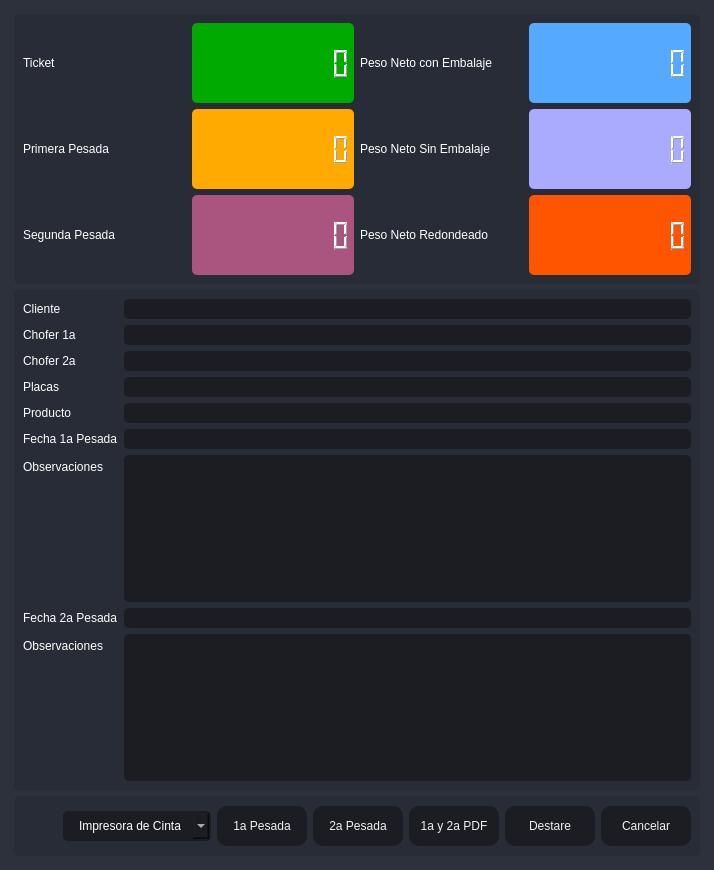
       <widget class="QFrame" name="frame_center">
        <property name="sizePolicy">
         <sizepolicy hsizetype="Expanding" vsizetype="Expanding">
          <horstretch>0</horstretch>
          <verstretch>0</verstretch>
         </sizepolicy>
        </property>
        <property name="styleSheet">
         <string notr="true">background-color: rgb(40, 44, 52);</string>
        </property>
        <property name="frameShape">
         <enum>QFrame::NoFrame</enum>
        </property>
        <property name="frameShadow">
         <enum>QFrame::Raised</enum>
        </property>
        <layout class="QHBoxLayout" name="horizontalLayout_2">
         <property name="spacing">
          <number>0</number>
         </property>
         <property name="leftMargin">
          <number>0</number>
         </property>
         <property name="topMargin">
          <number>0</number>
         </property>
         <property name="rightMargin">
          <number>0</number>
         </property>
         <property name="bottomMargin">
          <number>0</number>
         </property>
         <item>
          <widget class="QFrame" name="frame_content_right">
           <property name="styleSheet">
            <string notr="true">background-color: rgb(44, 49, 60);</string>
           </property>
           <property name="frameShape">
            <enum>QFrame::NoFrame</enum>
           </property>
           <property name="frameShadow">
            <enum>QFrame::Raised</enum>
           </property>
           <layout class="QVBoxLayout" name="verticalLayout_4">
            <property name="spacing">
             <number>0</number>
            </property>
            <property name="leftMargin">
             <number>0</number>
            </property>
            <property name="topMargin">
             <number>0</number>
            </property>
            <property name="rightMargin">
             <number>0</number>
            </property>
            <property name="bottomMargin">
             <number>0</number>
            </property>
            <item>
             <widget class="QFrame" name="frame_content">
              <property name="frameShape">
               <enum>QFrame::NoFrame</enum>
              </property>
              <property name="frameShadow">
               <enum>QFrame::Raised</enum>
              </property>
              <layout class="QVBoxLayout" name="verticalLayout_9">
               <property name="spacing">
                <number>0</number>
               </property>
               <property name="leftMargin">
                <number>5</number>
               </property>
               <property name="topMargin">
                <number>5</number>
               </property>
               <property name="rightMargin">
                <number>5</number>
               </property>
               <property name="bottomMargin">
                <number>5</number>
               </property>
               <item>
                <widget class="QStackedWidget" name="stackedWidget">
                 <property name="styleSheet">
                  <string notr="true">background: transparent;</string>
                 </property>
                 <property name="currentIndex">
                  <number>0</number>
                 </property>
                 <widget class="QWidget" name="page_home">
                  <layout class="QVBoxLayout" name="verticalLayout_10">
                   <item>
                    <widget class="QFrame" name="frame">
                     <property name="minimumSize">
                      <size>
                       <width>0</width>
                       <height>270</height>
                      </size>
                     </property>
                     <property name="maximumSize">
                      <size>
                       <width>16777215</width>
                       <height>270</height>
                      </size>
                     </property>
                     <property name="styleSheet">
                      <string notr="true">background-color: rgb(39, 44, 54);
border-radius: 5px;</string>
                     </property>
                     <property name="frameShape">
                      <enum>QFrame::StyledPanel</enum>
                     </property>
                     <property name="frameShadow">
                      <enum>QFrame::Raised</enum>
                     </property>
                     <layout class="QHBoxLayout" name="horizontalLayout_6">
                      <item>
                       <layout class="QGridLayout" name="gridLayout_2">
                        <item row="1" column="2">
                         <widget class="QLabel" name="label_5">
                          <property name="styleSheet">
                           <string notr="true">color: rgb(255, 255, 255);
font: 75 12pt &quot;MS Shell Dlg 2&quot;;</string>
                          </property>
                          <property name="text">
                           <string>Peso Neto Sin Embalaje</string>
                          </property>
                         </widget>
                        </item>
                        <item row="1" column="1">
                         <widget class="QLCDNumber" name="lcdNumber_3">
                          <property name="styleSheet">
                           <string notr="true">color: rgb(255, 255, 255);
background-color: rgb(255, 170, 0);</string>
                          </property>
                          <property name="digitCount">
                           <number>10</number>
                          </property>
                         </widget>
                        </item>
                        <item row="1" column="3">
                         <widget class="QLCDNumber" name="lcdNumber_4">
                          <property name="styleSheet">
                           <string notr="true">color: rgb(255, 255, 255);
background-color: rgb(170, 170, 255);</string>
                          </property>
                          <property name="digitCount">
                           <number>10</number>
                          </property>
                         </widget>
                        </item>
                        <item row="0" column="3">
                         <widget class="QLCDNumber" name="lcdNumber_1">
                          <property name="styleSheet">
                           <string notr="true">color: rgb(255, 255, 255);
background-color: rgb(85, 170, 255);</string>
                          </property>
                          <property name="digitCount">
                           <number>10</number>
                          </property>
                         </widget>
                        </item>
                        <item row="2" column="3">
                         <widget class="QLCDNumber" name="lcdNumber_6">
                          <property name="styleSheet">
                           <string notr="true">color: rgb(255, 255, 255);
background-color: rgb(255, 85, 0);</string>
                          </property>
                          <property name="digitCount">
                           <number>10</number>
                          </property>
                         </widget>
                        </item>
                        <item row="0" column="0">
                         <widget class="QLabel" name="label_2">
                          <property name="styleSheet">
                           <string notr="true">color: rgb(255, 255, 255);
font: 75 12pt &quot;MS Shell Dlg 2&quot;;</string>
                          </property>
                          <property name="text">
                           <string>Ticket</string>
                          </property>
                         </widget>
                        </item>
                        <item row="1" column="0">
                         <widget class="QLabel" name="label_4">
                          <property name="styleSheet">
                           <string notr="true">color: rgb(255, 255, 255);
font: 75 12pt &quot;MS Shell Dlg 2&quot;;</string>
                          </property>
                          <property name="text">
                           <string>Primera Pesada</string>
                          </property>
                         </widget>
                        </item>
                        <item row="0" column="1">
                         <widget class="QLCDNumber" name="lcdNumber_9">
                          <property name="styleSheet">
                           <string notr="true">color: rgb(255, 255, 255);
background-color: rgb(0, 170, 0);</string>
                          </property>
                          <property name="digitCount">
                           <number>10</number>
                          </property>
                         </widget>
                        </item>
                        <item row="2" column="0">
                         <widget class="QLabel" name="label_6">
                          <property name="styleSheet">
                           <string notr="true">color: rgb(255, 255, 255);
font: 75 12pt &quot;MS Shell Dlg 2&quot;;</string>
                          </property>
                          <property name="text">
                           <string>Segunda Pesada</string>
                          </property>
                         </widget>
                        </item>
                        <item row="0" column="2">
                         <widget class="QLabel" name="label_3">
                          <property name="styleSheet">
                           <string notr="true">color: rgb(255, 255, 255);
font: 75 12pt &quot;MS Shell Dlg 2&quot;;</string>
                          </property>
                          <property name="text">
                           <string>Peso Neto con Embalaje</string>
                          </property>
                         </widget>
                        </item>
                        <item row="2" column="2">
                         <widget class="QLabel" name="label_7">
                          <property name="styleSheet">
                           <string notr="true">color: rgb(255, 255, 255);
font: 75 12pt &quot;MS Shell Dlg 2&quot;;</string>
                          </property>
                          <property name="text">
                           <string>Peso Neto Redondeado</string>
                          </property>
                         </widget>
                        </item>
                        <item row="2" column="1">
                         <widget class="QLCDNumber" name="lcdNumber_7">
                          <property name="styleSheet">
                           <string notr="true">color: rgb(255, 255, 255);
background-color: rgb(170, 85, 127);</string>
                          </property>
                          <property name="digitCount">
                           <number>10</number>
                          </property>
                         </widget>
                        </item>
                       </layout>
                      </item>
                     </layout>
                    </widget>
                   </item>
                   <item>
                    <widget class="QFrame" name="frame_3">
                     <property name="minimumSize">
                      <size>
                       <width>0</width>
                       <height>160</height>
                      </size>
                     </property>
                     <property name="maximumSize">
                      <size>
                       <width>16777215</width>
                       <height>500</height>
                      </size>
                     </property>
                     <property name="styleSheet">
                      <string notr="true">background-color: rgb(39, 44, 54);
border-radius: 5px;</string>
                     </property>
                     <property name="frameShape">
                      <enum>QFrame::StyledPanel</enum>
                     </property>
                     <property name="frameShadow">
                      <enum>QFrame::Raised</enum>
                     </property>
                     <layout class="QVBoxLayout" name="verticalLayout_5">
                      <item>
                       <layout class="QFormLayout" name="formLayout">
                        <item row="0" column="0">
                         <widget class="QLabel" name="label_8">
                          <property name="styleSheet">
                           <string notr="true">color: rgb(255, 255, 255);
font: 75 12pt &quot;MS Shell Dlg 2&quot;;</string>
                          </property>
                          <property name="text">
                           <string>Cliente</string>
                          </property>
                         </widget>
                        </item>
                        <item row="0" column="1">
                         <widget class="QLineEdit" name="Cliente">
                          <property name="styleSheet">
                           <string notr="true">QLineEdit {
	background-color: rgb(27, 29, 35);
	border-radius: 5px;
	border: 2px solid rgb(27, 29, 35);
	padding-left: 10px;
	font: 75 12pt &quot;MS Shell Dlg 2&quot;;
	color: rgb(255, 255, 255);
}
QLineEdit:hover {
	border: 2px solid rgb(64, 71, 88);
}
QLineEdit:focus {
	border: 2px solid rgb(91, 101, 124);
}</string>
                          </property>
                          <property name="readOnly">
                           <bool>true</bool>
                          </property>
                         </widget>
                        </item>
                        <item row="1" column="0">
                         <widget class="QLabel" name="label_9">
                          <property name="styleSheet">
                           <string notr="true">color: rgb(255, 255, 255);
font: 75 12pt &quot;MS Shell Dlg 2&quot;;</string>
                          </property>
                          <property name="text">
                           <string>Chofer 1a</string>
                          </property>
                         </widget>
                        </item>
                        <item row="1" column="1">
                         <widget class="QLineEdit" name="Operador">
                          <property name="styleSheet">
                           <string notr="true">QLineEdit {
	background-color: rgb(27, 29, 35);
	border-radius: 5px;
	border: 2px solid rgb(27, 29, 35);
	padding-left: 10px;
	font: 75 12pt &quot;MS Shell Dlg 2&quot;;
	color: rgb(255, 255, 255);
}
QLineEdit:hover {
	border: 2px solid rgb(64, 71, 88);
}
QLineEdit:focus {
	border: 2px solid rgb(91, 101, 124);
}</string>
                          </property>
                          <property name="readOnly">
                           <bool>true</bool>
                          </property>
                         </widget>
                        </item>
                        <item row="3" column="0">
                         <widget class="QLabel" name="label_10">
                          <property name="styleSheet">
                           <string notr="true">color: rgb(255, 255, 255);
font: 75 12pt &quot;MS Shell Dlg 2&quot;;</string>
                          </property>
                          <property name="text">
                           <string>Placas</string>
                          </property>
                         </widget>
                        </item>
                        <item row="3" column="1">
                         <widget class="QLineEdit" name="Placas">
                          <property name="styleSheet">
                           <string notr="true">QLineEdit {
	background-color: rgb(27, 29, 35);
	border-radius: 5px;
	border: 2px solid rgb(27, 29, 35);
	padding-left: 10px;
	font: 75 12pt &quot;MS Shell Dlg 2&quot;;
	color: rgb(255, 255, 255);
}
QLineEdit:hover {
	border: 2px solid rgb(64, 71, 88);
}
QLineEdit:focus {
	border: 2px solid rgb(91, 101, 124);
}</string>
                          </property>
                          <property name="readOnly">
                           <bool>true</bool>
                          </property>
                         </widget>
                        </item>
                        <item row="4" column="0">
                         <widget class="QLabel" name="label_11">
                          <property name="styleSheet">
                           <string notr="true">color: rgb(255, 255, 255);
font: 75 12pt &quot;MS Shell Dlg 2&quot;;</string>
                          </property>
                          <property name="text">
                           <string>Producto</string>
                          </property>
                         </widget>
                        </item>
                        <item row="4" column="1">
                         <widget class="QLineEdit" name="Producto">
                          <property name="styleSheet">
                           <string notr="true">QLineEdit {
	background-color: rgb(27, 29, 35);
	border-radius: 5px;
	border: 2px solid rgb(27, 29, 35);
	padding-left: 10px;
	font: 75 12pt &quot;MS Shell Dlg 2&quot;;
	color: rgb(255, 255, 255);
}
QLineEdit:hover {
	border: 2px solid rgb(64, 71, 88);
}
QLineEdit:focus {
	border: 2px solid rgb(91, 101, 124);
}</string>
                          </property>
                          <property name="readOnly">
                           <bool>true</bool>
                          </property>
                         </widget>
                        </item>
                        <item row="5" column="0">
                         <widget class="QLabel" name="label_12">
                          <property name="styleSheet">
                           <string notr="true">color: rgb(255, 255, 255);
font: 75 12pt &quot;MS Shell Dlg 2&quot;;</string>
                          </property>
                          <property name="text">
                           <string>Fecha 1a Pesada</string>
                          </property>
                         </widget>
                        </item>
                        <item row="5" column="1">
                         <widget class="QLineEdit" name="EFecha">
                          <property name="styleSheet">
                           <string notr="true">QLineEdit {
	background-color: rgb(27, 29, 35);
	border-radius: 5px;
	border: 2px solid rgb(27, 29, 35);
	padding-left: 10px;
	font: 75 12pt &quot;MS Shell Dlg 2&quot;;
	color: rgb(255, 255, 255);
}
QLineEdit:hover {
	border: 2px solid rgb(64, 71, 88);
}
QLineEdit:focus {
	border: 2px solid rgb(91, 101, 124);
}</string>
                          </property>
                          <property name="readOnly">
                           <bool>true</bool>
                          </property>
                         </widget>
                        </item>
                        <item row="6" column="0">
                         <widget class="QLabel" name="label_13">
                          <property name="styleSheet">
                           <string notr="true">color: rgb(255, 255, 255);
font: 75 12pt &quot;MS Shell Dlg 2&quot;;</string>
                          </property>
                          <property name="text">
                           <string>Observaciones</string>
                          </property>
                         </widget>
                        </item>
                        <item row="6" column="1">
                         <widget class="QPlainTextEdit" name="ObservacionesCompra">
                          <property name="styleSheet">
                           <string notr="true">QPlainTextEdit {
	background-color: rgb(27, 29, 35);
	border-radius: 5px;
	padding: 10px;
    color: rgb(255, 255, 255);
	font: 75 12pt &quot;MS Shell Dlg 2&quot;;
}
QPlainTextEdit:hover {
	border: 2px solid rgb(64, 71, 88);
}
QPlainTextEdit:focus {
	border: 2px solid rgb(91, 101, 124);
}</string>
                          </property>
                          <property name="readOnly">
                           <bool>true</bool>
                          </property>
                         </widget>
                        </item>
                        <item row="7" column="0">
                         <widget class="QLabel" name="label_14">
                          <property name="styleSheet">
                           <string notr="true">color: rgb(255, 255, 255);
font: 75 12pt &quot;MS Shell Dlg 2&quot;;</string>
                          </property>
                          <property name="text">
                           <string>Fecha 2a Pesada</string>
                          </property>
                         </widget>
                        </item>
                        <item row="7" column="1">
                         <widget class="QLineEdit" name="SFecha">
                          <property name="styleSheet">
                           <string notr="true">QLineEdit {
	background-color: rgb(27, 29, 35);
	border-radius: 5px;
	border: 2px solid rgb(27, 29, 35);
	padding-left: 10px;
	font: 75 12pt &quot;MS Shell Dlg 2&quot;;
	color: rgb(255, 255, 255);
}
QLineEdit:hover {
	border: 2px solid rgb(64, 71, 88);
}
QLineEdit:focus {
	border: 2px solid rgb(91, 101, 124);
}</string>
                          </property>
                          <property name="readOnly">
                           <bool>true</bool>
                          </property>
                         </widget>
                        </item>
                        <item row="8" column="0">
                         <widget class="QLabel" name="label_15">
                          <property name="styleSheet">
                           <string notr="true">color: rgb(255, 255, 255);
font: 75 12pt &quot;MS Shell Dlg 2&quot;;</string>
                          </property>
                          <property name="text">
                           <string>Observaciones</string>
                          </property>
                         </widget>
                        </item>
                        <item row="8" column="1">
                         <widget class="QPlainTextEdit" name="ObservacionesCompra2">
                          <property name="styleSheet">
                           <string notr="true">QPlainTextEdit {
	background-color: rgb(27, 29, 35);
	border-radius: 5px;
	padding: 10px;
    color: rgb(255, 255, 255);
	font: 75 12pt &quot;MS Shell Dlg 2&quot;;
}
QPlainTextEdit:hover {
	border: 2px solid rgb(64, 71, 88);
}
QPlainTextEdit:focus {
	border: 2px solid rgb(91, 101, 124);
}</string>
                          </property>
                          <property name="lineWrapMode">
                           <enum>QPlainTextEdit::WidgetWidth</enum>
                          </property>
                          <property name="readOnly">
                           <bool>true</bool>
                          </property>
                         </widget>
                        </item>
                        <item row="2" column="0">
                         <widget class="QLabel" name="label_16">
                          <property name="styleSheet">
                           <string notr="true">color: rgb(255, 255, 255);
font: 75 12pt &quot;MS Shell Dlg 2&quot;;</string>
                          </property>
                          <property name="text">
                           <string>Chofer 2a</string>
                          </property>
                         </widget>
                        </item>
                        <item row="2" column="1">
                         <widget class="QLineEdit" name="Operador2a">
                          <property name="styleSheet">
                           <string notr="true">QLineEdit {
	background-color: rgb(27, 29, 35);
	border-radius: 5px;
	border: 2px solid rgb(27, 29, 35);
	padding-left: 10px;
	font: 75 12pt &quot;MS Shell Dlg 2&quot;;
	color: rgb(255, 255, 255);
}
QLineEdit:hover {
	border: 2px solid rgb(64, 71, 88);
}
QLineEdit:focus {
	border: 2px solid rgb(91, 101, 124);
}</string>
                          </property>
                          <property name="readOnly">
                           <bool>true</bool>
                          </property>
                         </widget>
                        </item>
                       </layout>
                      </item>
                     </layout>
                    </widget>
                   </item>
                   <item>
                    <widget class="QFrame" name="frame_2">
                     <property name="minimumSize">
                      <size>
                       <width>0</width>
                       <height>60</height>
                      </size>
                     </property>
                     <property name="maximumSize">
                      <size>
                       <width>16777215</width>
                       <height>60</height>
                      </size>
                     </property>
                     <property name="styleSheet">
                      <string notr="true">background-color: rgb(39, 44, 54);
border-radius: 5px;</string>
                     </property>
                     <property name="frameShape">
                      <enum>QFrame::StyledPanel</enum>
                     </property>
                     <property name="frameShadow">
                      <enum>QFrame::Raised</enum>
                     </property>
                     <layout class="QHBoxLayout" name="horizontalLayout_9">
                      <item>
                       <layout class="QGridLayout" name="gridLayout">
                        <item row="0" column="0">
                         <spacer name="horizontalSpacer">
                          <property name="orientation">
                           <enum>Qt::Horizontal</enum>
                          </property>
                          <property name="sizeHint" stdset="0">
                           <size>
                            <width>40</width>
                            <height>20</height>
                           </size>
                          </property>
                         </spacer>
                        </item>
                        <item row="0" column="1">
                         <widget class="QComboBox" name="comboBox_impresora">
                          <property name="styleSheet">
                           <string notr="true">QComboBox{
	background-color: rgb(27, 29, 35);
	border-radius: 5px;
	border: 2px solid rgb(27, 29, 35);
	padding: 5px;
	padding-left: 14px;
	color: rgb(255, 255, 255);
    font: 75 12pt &quot;MS Shell Dlg 2&quot;;
}
QComboBox:hover{
	border: 2px solid rgb(64, 71, 88);
}
QComboBox QAbstractItemView {
	color: rgb(85, 170, 255);	
	background-color: rgb(27, 29, 35);
	padding: 10px;
	selection-background-color: rgb(39, 44, 54);
}</string>
                          </property>
                          <item>
                           <property name="text">
                            <string>Impresora de Cinta</string>
                           </property>
                          </item>
                          <item>
                           <property name="text">
                            <string>Impresora Windows</string>
                           </property>
                          </item>
                         </widget>
                        </item>
                        <item row="0" column="3">
                         <widget class="QPushButton" name="btn_guardar2">
                          <property name="minimumSize">
                           <size>
                            <width>90</width>
                            <height>40</height>
                           </size>
                          </property>
                          <property name="styleSheet">
                           <string notr="true">QPushButton {
	border-color: rgb(27, 29, 35);
	font: 75 10pt &quot;MS Shell Dlg 2&quot;;
	color: rgb(240, 240, 240);
	background-color: rgb(27, 29, 35);
	border: 0px solid;
	border-radius: 10px;	
}
QPushButton:hover {
	background-color:rgb(44, 49, 60);
	border-color: rgb(27, 29, 35);
	border: 2px solid;
}</string>
                          </property>
                          <property name="text">
                           <string>2a Pesada</string>
                          </property>
                         </widget>
                        </item>
                        <item row="0" column="5">
                         <widget class="QPushButton" name="btn_guardar3">
                          <property name="minimumSize">
                           <size>
                            <width>90</width>
                            <height>40</height>
                           </size>
                          </property>
                          <property name="styleSheet">
                           <string notr="true">QPushButton {
	border-color: rgb(27, 29, 35);
	font: 75 10pt &quot;MS Shell Dlg 2&quot;;
	color: rgb(240, 240, 240);
	background-color: rgb(27, 29, 35);
	border: 0px solid;
	border-radius: 10px;	
}
QPushButton:hover {
	background-color:rgb(44, 49, 60);
	border-color: rgb(27, 29, 35);
	border: 2px solid;
}</string>
                          </property>
                          <property name="text">
                           <string>Destare</string>
                          </property>
                         </widget>
                        </item>
                        <item row="0" column="6">
                         <widget class="QPushButton" name="btnr">
                          <property name="minimumSize">
                           <size>
                            <width>90</width>
                            <height>40</height>
                           </size>
                          </property>
                          <property name="styleSheet">
                           <string notr="true">QPushButton {
	border-color: rgb(27, 29, 35);
	font: 75 10pt &quot;MS Shell Dlg 2&quot;;
	color: rgb(240, 240, 240);
	background-color: rgb(27, 29, 35);
	border: 0px solid;
	border-radius: 10px;	
}
QPushButton:hover {
	background-color:rgb(44, 49, 60);
	border-color: rgb(27, 29, 35);
	border: 2px solid;
}</string>
                          </property>
                          <property name="text">
                           <string>Cancelar</string>
                          </property>
                         </widget>
                        </item>
                        <item row="0" column="2">
                         <widget class="QPushButton" name="btn_guardar">
                          <property name="minimumSize">
                           <size>
                            <width>90</width>
                            <height>40</height>
                           </size>
                          </property>
                          <property name="styleSheet">
                           <string notr="true">QPushButton {
	border-color: rgb(27, 29, 35);
	font: 75 10pt &quot;MS Shell Dlg 2&quot;;
	color: rgb(240, 240, 240);
	background-color: rgb(27, 29, 35);
	border: 0px solid;
	border-radius: 10px;	
}
QPushButton:hover {
	background-color:rgb(44, 49, 60);
	border-color: rgb(27, 29, 35);
	border: 2px solid;
}</string>
                          </property>
                          <property name="text">
                           <string>1a Pesada</string>
                          </property>
                         </widget>
                        </item>
                        <item row="0" column="4">
                         <widget class="QPushButton" name="btn_1a2a">
                          <property name="minimumSize">
                           <size>
                            <width>90</width>
                            <height>40</height>
                           </size>
                          </property>
                          <property name="styleSheet">
                           <string notr="true">QPushButton {
	border-color: rgb(27, 29, 35);
	font: 75 10pt &quot;MS Shell Dlg 2&quot;;
	color: rgb(240, 240, 240);
	background-color: rgb(27, 29, 35);
	border: 0px solid;
	border-radius: 10px;	
}
QPushButton:hover {
	background-color:rgb(44, 49, 60);
	border-color: rgb(27, 29, 35);
	border: 2px solid;
}</string>
                          </property>
                          <property name="text">
                           <string>1a y 2a PDF</string>
                          </property>
                         </widget>
                        </item>
                       </layout>
                      </item>
                     </layout>
                    </widget>
                   </item>
                  </layout>
                 </widget>
                </widget>
               </item>
              </layout>
             </widget>
            </item>
           </layout>
          </widget>
         </item>
        </layout>
       </widget>
